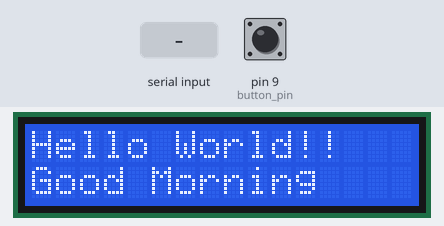
A program run on a simulated Arduino Uno, built with avr-gcc and run on an emulated ATmega328P. Shown: 16×2 character LCD. Inputs (shaded band) come from the test bench; at power-on: pin 9 (button_pin) LOW. What the program prints to the serial monitor is not drawn.

Above: at 3.2 s.
3.3 s: pin 9 (button_pin) pulled HIGH for 0.15 s
At 4.2 s:
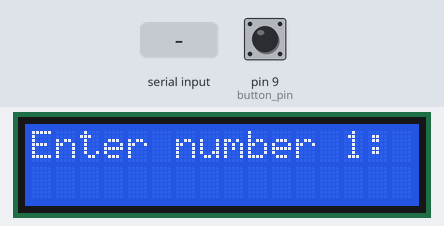
4.9 s: "+" received over Serial
At 7.1 s:
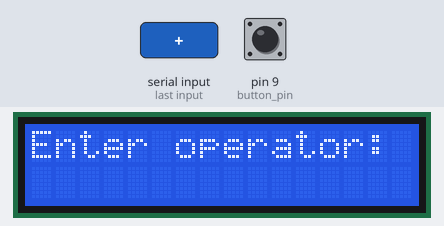
7.4 s: "90,45\n" received over Serial
At 8.0 s:
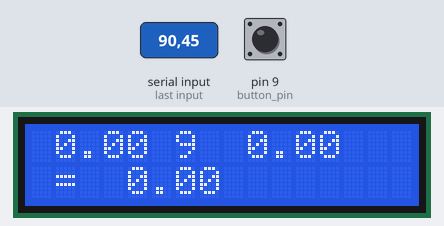
8.9 s: pin 9 (button_pin) pulled HIGH for 1 s
At 10.3 s:
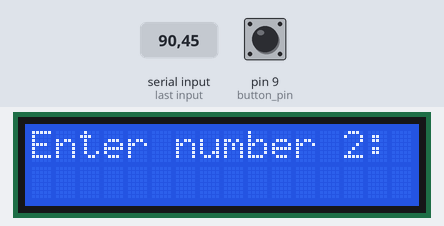
11.4 s: "-" received over Serial
At 12.9 s:
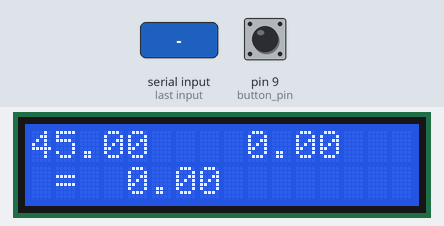
13.9 s: pin 9 (button_pin) pulled HIGH for 3.2 s
At 14.7 s:
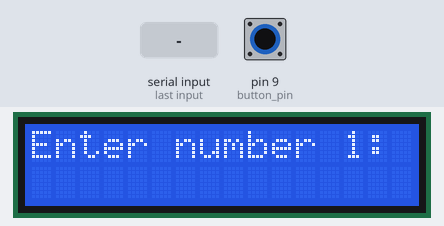
Timing chart, 0 to 16.9 s (numbered marks = the images above; inputs shaded):
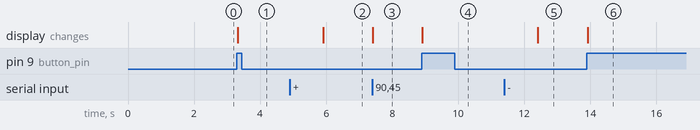

Measured:
- after the input at 3.3 s, the display: changes at once (image 1)
- after the input at 4.9 s, the display: changes after 1.0 s (image 2)
- after the input at 7.4 s, the display: changes at once (image 3)
- after the input at 8.9 s, the display: changes at once (image 4)
- after the input at 11.4 s, the display: changes after 1.0 s (image 5)
- after the input at 13.9 s, the display: changes at once (image 6)

The program:

main.cpp
```cpp
#include <Arduino.h>
#include <LiquidCrystal.h>
#include <stdlib.h>

const int RS = 2, EN = 3;

const int D4 = 4, D5 = 5, D6 = 6, D7 = 7;

LiquidCrystal lcd(RS, EN, D4, D5, D6, D7);
const int button_pin = 9;

double number1 = 0.0f, number2 = 0.0f, result = 0.0f;
char op;
char buffer[50], num1[10], num2[10], num3[10];

void setup()
{
  // put your setup code here, to run once:
  Serial.begin(9600);
  lcd.begin(16, 2);
  lcd.setCursor(0, 0);
  lcd.write("Hello World!!");
  lcd.setCursor(0, 1);
  lcd.write("Good Morning");
  pinMode(button_pin, INPUT);
  delay(2000);
}

void loop()
{
  // put your main code here, to run repeatedly:

  if (digitalRead(button_pin) == HIGH)
  {
    lcd.clear();
    lcd.setCursor(0, 0);
    lcd.write("Enter number 1: ");
    Serial.println("Enter number 1: ");
    while (Serial.available() == 0)
    {
    }
    number1 = Serial.parseFloat();
    lcd.setCursor(0, 0);
    lcd.write("Enter operator: ");
    Serial.println("Enter operator: ");
    while (Serial.available() == 0)
    {
    }
    op = Serial.read();
    lcd.setCursor(0, 0);
    lcd.write("Enter number 2: ");
    Serial.println("Enter number 2: ");
    while (Serial.available() == 0)
    {
    }
    number2 = Serial.parseFloat();

    switch (op)
    {
    case '+':
      result = number1 + number2;
      break;
    case '-':
      result = number1 - number2;
      break;
    case '*':
      result = number1 * number2;
      break;
    case '/':
      if (number2 != 0)
      {
        result = number1 / number2;
      }
      else
      {
        result = -1;
      }
      break;
    default:
      Serial.println("Enter a valid operator(+ / - / * / /)");
      break;
    }

    lcd.clear();
    lcd.setCursor(0, 0);
    dtostrf(number1, 5, 2, num1);
    dtostrf(number2, 5, 2, num2);
    dtostrf(result, 5, 2, num3);
    sprintf(buffer, "%s %c %s", num1, op, num2);
    lcd.print(buffer);
    lcd.setCursor(0, 1);
    sprintf(buffer, " = %s", num3);
    lcd.print(buffer);
  }
}
```
